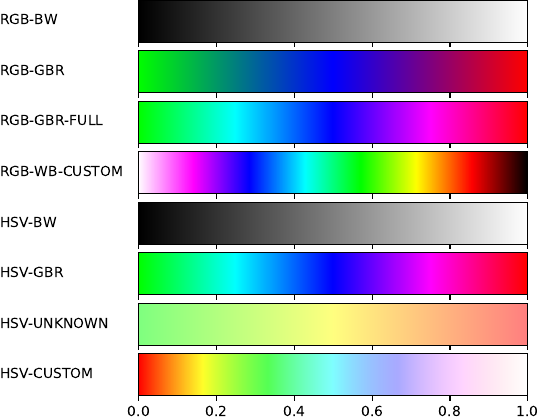

Python code for this plot:
#!/usr/bin/env python
# -*- coding: utf-8 -*-

from __future__ import division             # Division in Python 2.7
import matplotlib
matplotlib.use('Agg')                       # So that we can render files without GUI
import matplotlib.pyplot as plt
from matplotlib import rc
import numpy as np
import math

from matplotlib import colors

def plot_color_gradients(gradients, names):
	# For pretty latex fonts (commented out, because it does not work on some machines)
	#rc('text', usetex=True) 
	#rc('font', family='serif', serif=['Times'], size=10)
	rc('legend', fontsize=10)

	column_width_pt = 400         # Show in latex using \the\linewidth
	pt_per_inch = 72
	size = column_width_pt / pt_per_inch

	fig, axes = plt.subplots(nrows=len(gradients), sharex=True, figsize=(size, 0.75 * size))
	fig.subplots_adjust(top=1.00, bottom=0.05, left=0.25, right=0.95)


	for ax, gradient, name in zip(axes, gradients, names):
		# Create image with two lines and draw gradient on it
		img = np.zeros((2, 1024, 3))
		for i, v in enumerate(np.linspace(0, 1, 1024)):
			img[:, i] = gradient(v)

		im = ax.imshow(img, aspect='auto')
		im.set_extent([0, 1, 0, 1])
		ax.yaxis.set_visible(False)

		pos = list(ax.get_position().bounds)
		x_text = pos[0] - 0.25
		y_text = pos[1] + pos[3]/2.
		fig.text(x_text, y_text, name, va='center', ha='left', fontsize=10)

	fig.savefig('gradients.pdf')

def hsv2rgb(h, s, v):
	if v==0: return(0,0,0)
	else:
		h /= 60
		i = math.floor(h)
		f = h-i
		p = v*(1-s)
		q = v*(1-(s*f))
		t = v*(1-(s*(1-f)))
		if i==0: return(v,t,p)
		elif i==1: return(q,v,p)
		elif i==2: return(p,v,t)
		elif i==3: return(p,q,v)
		elif i==4: return(t,p,v) 
		elif i==5: return(v,p,q)
		return (1, 1, 1)

def gradient_rgb_bw(v):
	return (v,v,v)

def gradient_rgb_gbr(v):
	if v <= 0.5: return (0,1 - (v*2), v*2)
	else: return (1 - (1-v)*2, 0, (1-v)*2)

def gradient_rgb_gbr_full(v):
	if v <= 0.25: return (0,1,v*4)
	elif v <= 0.5: return (0,(0.5 - v)*4,1)
	elif v <= 0.75: return (1 - (0.75 - v) *4,0,1)
	else: return (1,0,(1 - v) * 4)


def gradient_rgb_wb_custom(v):
	if v <= 1.0/7: return (1,1 - v*7,1)
	elif v <= 2.0/7: return ((2.0/7 - v)*7, 0, 1)
	elif v <= 3.0/7: return (0, 1 - (3.0/7 - v)*7, 1)
	elif v <= 4.0/7: return (0, 1,(4.0/7 - v)*7)
	elif v <= 5.0/7: return (1 - (5.0/7 - v)*7, 1,0)
	elif v <= 6.0/7: return (1, (6.0/7 - v)*7,0)
	else: return ((1- v)*7, 0,0)


def gradient_hsv_bw(v):
	return hsv2rgb(0, 0, v)


def gradient_hsv_gbr(v):
	return hsv2rgb(120 + v*240, 1, 1)

def gradient_hsv_unknown(v):
	if v <= 0.5: return hsv2rgb(120 - (v * 120), 0.5, 1)
	else: return hsv2rgb((1-v) * 120, 0.5, 1)

def gradient_hsv_custom(v):
	return hsv2rgb(v * 360, 1- v, 1)


if __name__ == '__main__':
	def toname(g):
		return g.__name__.replace('gradient_', '').replace('_', '-').upper()

	gradients = (gradient_rgb_bw, gradient_rgb_gbr, gradient_rgb_gbr_full, gradient_rgb_wb_custom,
				 gradient_hsv_bw, gradient_hsv_gbr, gradient_hsv_unknown, gradient_hsv_custom)

	plot_color_gradients(gradients, [toname(g) for g in gradients])